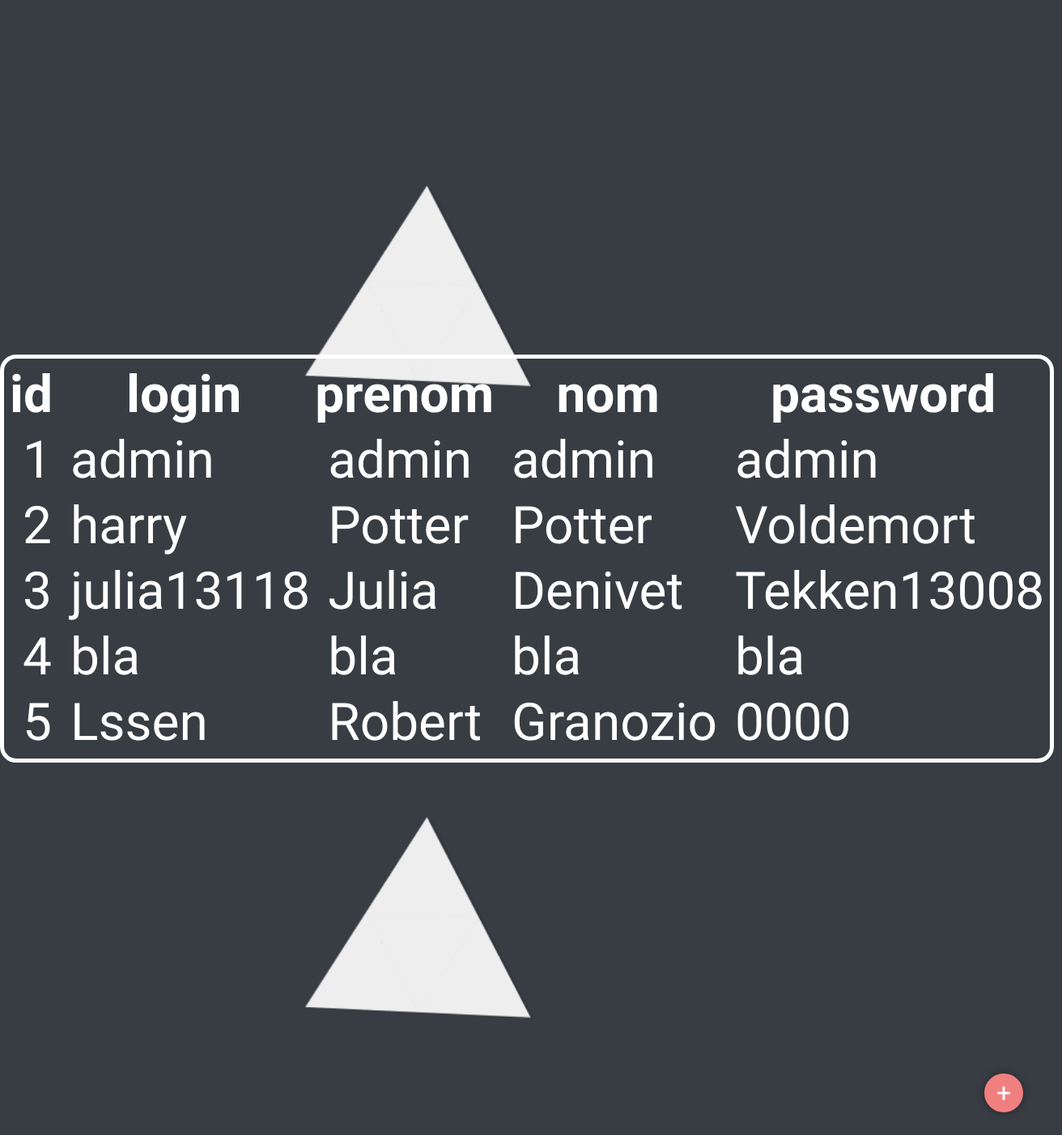
The page /admin.php (signed in) on the database its author committed.
### tables this page shows
CREATE TABLE IF NOT EXISTS `utilisateurs` (
  `id` int(11) NOT NULL AUTO_INCREMENT,
  `login` varchar(255) NOT NULL,
  `prenom` varchar(255) NOT NULL,
  `nom` varchar(255) NOT NULL,
  `password` varchar(255) NOT NULL,
  PRIMARY KEY (`id`)
);

### admin.php (the view, shortened to what this page needs)
   <?php
            $connexion=mysqli_connect("localhost","root", "","moduleconnexion");
            $requete= "SELECT * FROM utilisateurs";
            $query= mysqli_query($connexion,$requete);
            $resulat=mysqli_fetch_all($query, MYSQLI_ASSOC);
            ?>
<html>
    <head>
        <link rel="stylesheet" href="module.css">
    </head>
    <body class="bodyadmin">
           <section class="flexadmin">
           <?php
           if ($_SESSION['login'] !="admin")
           {
             echo "Vous ne pouvez pas voir le contenu de cet page";
           }
           else{
          ?>
                   <table class="tableadmin">
                        <thead>
                             <tr id="tradmin">
                                <th>id</th>
                                <th>login</th>
                                <th>prenom</th>
                                <th>nom</th>
                                <th>password</th>
                            </tr>
                        </thead>
                        <tbody>
                            <?php foreach($resulat as $utilisateurs){ ?>
                           <tr class="tradmin">
                                <td> &nbsp;<?php echo $utilisateurs["id"]; ?></td>
                                <td> &nbsp;<?php echo $utilisateurs["login"]; ?></td>
                                <td> &nbsp;<?php echo $utilisateurs["prenom"]; ?> </td>
                                <td> &nbsp;<?php echo $utilisateurs["nom"]; ?></td>
                                <td> &nbsp;<?php echo $utilisateurs["password"]; ?></td>
                            </tr>
                            <?php } ?>
                       </tbody>
                        </table>
           <?php } ?>
            </section>
            <label class="fab" id="fabad">
                <div class="fab-menu">
                <div class="fab-btn">+</div>
                </div>
            </label>
    </body>
</html>

### module.css (style rules this page uses)
.fab { position: fixed; right: 3rem; bottom: 3rem; cursor: pointer; }
.fab-menu { position: relative; z-index: 9999; width: 3rem; height: 3rem; }
.fab-btn { position: absolute; width: 100%; height: 100%; box-shadow: 0 0 10px rgba(0, 0, 0, 0.4); background-color: lightcoral; border-radius: 50%; text-align: center; color: #fff; line-height: 3rem; font-size: 2rem; z-index: 2; transform: scale(1); transition: transform 0.4s; transition-timing-function: cubic-bezier(0.74, -1.73, 0.41, 2.95); }
.bodyadmin { margin: auto; padding: auto; font-family: 'Cookie', cursive; background-image: url(images/admin.gif); background-size: 65rem; background-attachment: fixed; }
.tableadmin { padding: 2px; border: solid white 5px; border-radius: 20px; border-spacing: 4px; margin: auto; margin-top: 25rem; margin-right: 32rem; margin-bottom: 30rem; color: white; font-size: 4rem; animation-duration: 3s; animation-name: slidein; }
section, h1 { text-align: center; font-family: 'Cookie', cursive; font-size: 5rem; margin-top: 38px; -webkit-transition: all 0.5s ease; transition: all 0.5s ease; }
.bodyprofil, section { display: flex; flex-direction: column; justify-content: space-around; margin-right: 3rem; }

### rows shown on the page
utilisateurs: id "1", login "admin", prenom "admin", nom "admin", password "admin"
utilisateurs: id "2", login "harry", prenom "Potter", nom "Potter", password "Voldemort"
utilisateurs: id "3", login "julia13118", prenom "Julia", nom "Denivet", password "Tekken13008"
utilisateurs: id "4", login "bla", prenom "bla", nom "bla", password "bla"
utilisateurs: id "5", login "Lssen", prenom "Robert", nom "Granozio", password "0000"
